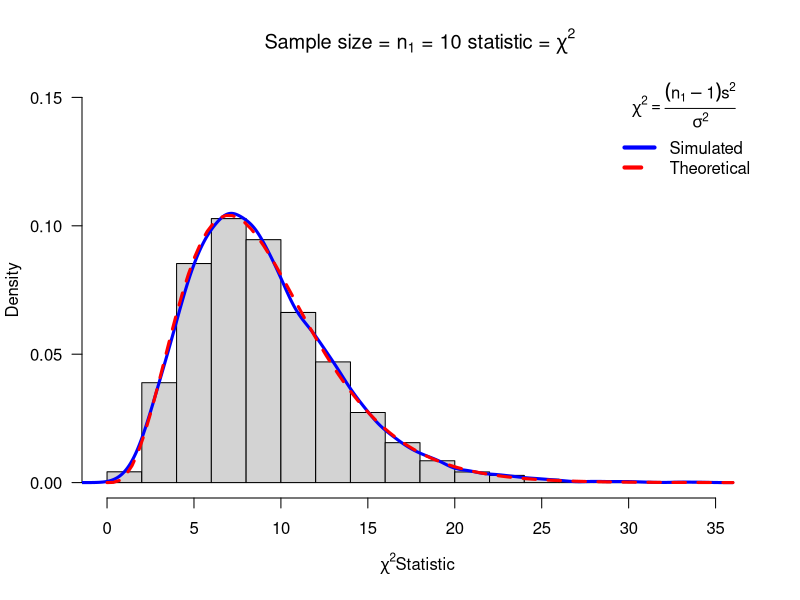
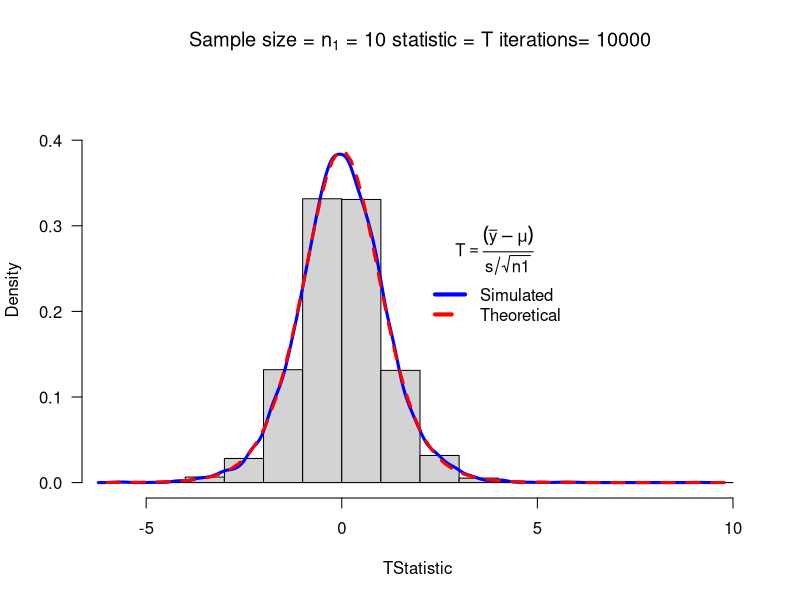
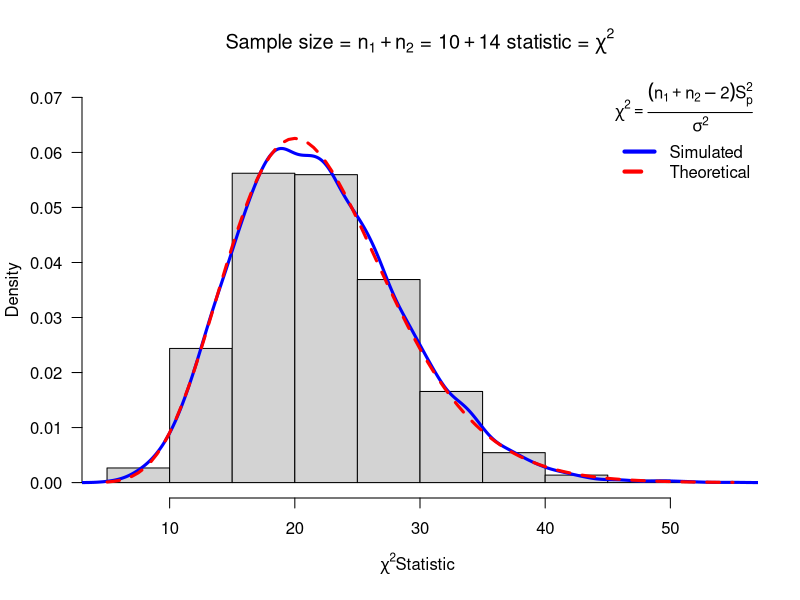
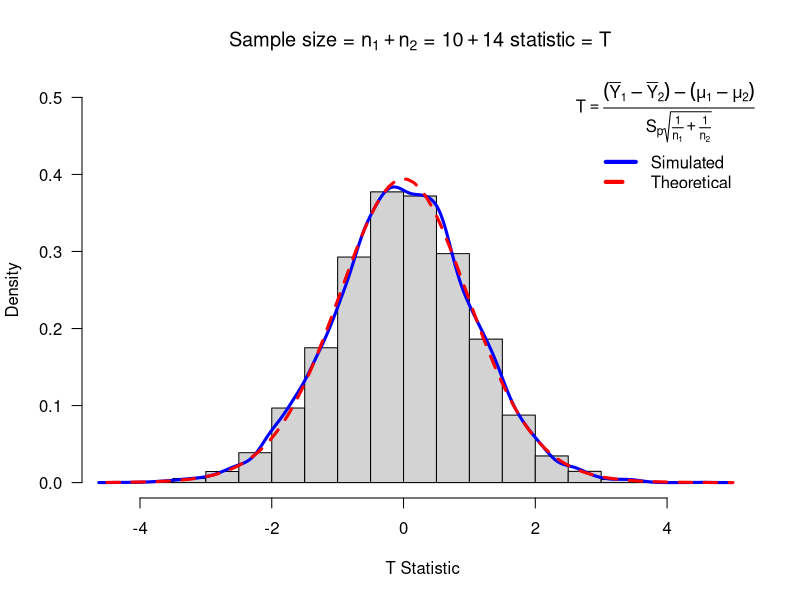
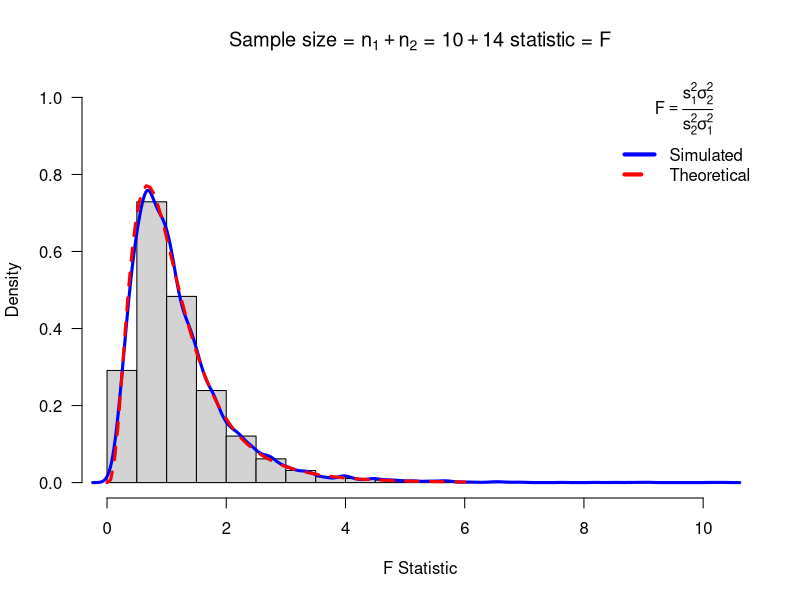

The R script that drew these images, in order:
#This is a model R function that you can alter for other statistics
# Copy this function twice and alter the two copies to make sampling distributions from the T distribution
mychisim<-function(n1=10,sigma1=3,mean1=5,iter=1000,ymax=0.1,...){    # adjust ymax to make graph fit
  y1=rnorm(n1*iter,mean=mean1,sd=sigma1)# generate iter samples of size n1

  data1.mat=matrix(y1,nrow=n1,ncol=iter,byrow=TRUE) # Each column is a sample size n1

  ssq1=apply(data1.mat,2,var) # ssq1 is s squared

  w=(n1-1)*ssq1/sigma1^2      #chi-sq stat

  hist(w,freq=FALSE, ylim=c(0,ymax), # Histogram with annotation
  main=substitute(paste("Sample size = ",n[1]," = ",n1," statistic = ",chi^2)),
  xlab=expression(paste(chi^2, "Statistic",sep=" ")), las=1)
  lines(density(w),col="Blue",lwd=3) # add a density plot
  curve(dchisq(x,n1-1),add=TRUE,col="Red",lty=2,lwd=3) # add a theoretical curve
  title=expression(chi^2==frac((n[1]-1)*s^2,sigma^2)) #mathematical annotation -see ?plotmath
  legend("topright",c("Simulated","Theoretical"),col=c("Blue","Red"),lwd=4,lty=1:2,bty="n",title=title) # Legend #
  return(list(w=w,summary=summary(w),sd=sd(w),fun="Chi-sq")) # some output to use if needed
}
chisq=mychisim(iter=10000,ymax=0.15)

#This is a model R function that you can alter for other statistics
# Copy this function twice and alter the two copies to make sampling distributions from the T distribution
myTsim<-function(n1=10,sigma1=4,mean1=10,iter=1000,ymax=0.1,x=2,y=0.3,...){    # adjust ymax to make graph fit
  y1=rnorm(n1*iter,mean=mean1,sd=sigma1)# generate iter samples of size n1

  data1.mat=matrix(y1,nrow=n1,ncol=iter,byrow=TRUE) # Each column is a sample size n1

  sd1=apply(data1.mat,2,sd) # sd
  ybar=apply(data1.mat,2,mean)  # mean

  w=(ybar-mean1)/(sd1/sqrt(n1))      #T stat

  hist(w,freq=FALSE, ylim=c(0,ymax), # Histogram with annotation
       main=substitute(paste("Sample size = ",n[1]," = ",n1," statistic = ",T," iterations= ",iter)),
       xlab=expression(paste(T, "Statistic",sep=" ")), las=1)
  lines(density(w),col="Blue",lwd=3) # add a density plot
  curve(dt(x,n1-1),add=TRUE,col="Red",lty=2,lwd=3) # add a theoretical curve
  title=expression(T==frac((bar(y)-mu),s/sqrt(n1))) #mathematical annotation -see ?plotmath
  legend(x,y,c("Simulated","Theoretical"),col=c("Blue","Red"),lwd=4,lty=1:2,bty="n",title=title) # Legend #
  invisible(list(w=w,summary=summary(w),sd=sd(w),fun="T")) # some output to use if needed
}
myTsim(iter=10000,ymax=0.45)


#### Two pop sampling
mychisim2<-function(n1=10,n2=14,sigma1=3,sigma2=3,mean1=5,mean2=10,iter=1000,ymax=0.07,...){    # adjust ymax to make graph fit
  y1=rnorm(n1*iter,mean=mean1,sd=sigma1)# generate iter samples of size n1
  y2=rnorm(n2*iter,mean=mean2,sd=sigma2)
  data1.mat=matrix(y1,nrow=n1,ncol=iter,byrow=TRUE) # Each column is a sample size n1
  data2.mat=matrix(y2,nrow=n2,ncol=iter,byrow=TRUE)
  ssq1=apply(data1.mat,2,var) # ssq1 is s squared
  ssq2=apply(data2.mat,2,var)
  spsq=((n1-1)*ssq1 + (n2-1)*ssq2)/(n1+n2-2) # pooled s squared
  w=(n1+n2-2)*spsq/(sigma1^2)#sigma1=sigma2,  Chi square stat
  hist(w,freq=FALSE, ylim=c(0,ymax), # Histogram with annotation
  main=substitute(paste("Sample size = ",n[1]+n[2]," = ",n1+n2," statistic = ",chi^2)),
  xlab=expression(paste(chi^2, "Statistic",sep=" ")), las=1)
  lines(density(w),col="Blue",lwd=3) # add a density plot
  curve(dchisq(x,n1+n2-2),add=TRUE,col="Red",lty=2,lwd=3) # add a theoretical curve
  title=expression(chi^2==frac((n[1]+n[2]-2)*S[p]^2,sigma^2)) #mathematical annotation -see ?plotmath
  legend("topright",c("Simulated","Theoretical"),col=c("Blue","Red"),lwd=4,lty=1:2,bty="n",title=title) # Legend #
  return(list(w=w,summary=summary(w),sd=sd(w),fun="Chi-sq")) # some output to use if needed
}
windows()
mychisim2(iter=10000)

myTsim2<-function(n1=10,n2=14,sigma1=3,sigma2=3,mean1=5,mean2=10,iter=1000,ymax=0.5,...){
  y1=rnorm(n1*iter,mean=mean1,sd=sigma1)# generate iter samples of size n1
  y2=rnorm(n2*iter,mean=mean2,sd=sigma2)
  data1.mat=matrix(y1,nrow=n1,ncol=iter,byrow=TRUE) # Each column is a sample size n1
  data2.mat=matrix(y2,nrow=n2,ncol=iter,byrow=TRUE)
  ssq1=apply(data1.mat,2,var) # ssq1 is s squared
  ybar1= apply(data1.mat,2,mean)
  ssq2=apply(data2.mat,2,var)
  ybar2=apply(data2.mat,2,mean)
  spsq=((n1-1)*ssq1 + (n2-1)*ssq2)/(n1+n2-2) # pooled s squared
  w=((ybar1-ybar2)-(mean1-mean2))/sqrt(spsq*(1/n1+1/n2))#sigma1=sigma2,  Chi square stat
  hist(w,freq=FALSE, ylim=c(0,ymax), # Histogram with annotation
  main=substitute(paste("Sample size = ",n[1]+n[2]," = ",n1+n2," statistic = ",T)),
  xlab=paste(" T Statistic",sep=""), las=1)
  lines(density(w),col="Blue",lwd=3) # add a density plot
  curve(dt(x,n1+n2-2),add=TRUE,col="Red",lty=2,lwd=3) # add a theoretical curve
  title=expression(T==frac((bar(Y)[1]-bar(Y)[2])-(mu[1]-mu[2]),S[p]*sqrt(frac(1,n[1])+frac(1,n[2])))) #mathematical annotation -see ?plotmath
  legend("topright",c("Simulated","Theoretical"),col=c("Blue","Red"),lwd=4,lty=1:2,bty="n",title=title)# Legend #
return(list(w=w,summary=summary(w),sdw=sd(w),fun="T")) # some output to use if needed
}
myTsim2(iter=10000)


myFsim2<-function(n1=10,n2=14,sigma1=3,sigma2=2,mean1=5,mean2=10,iter=1000,ymax=1.0,...){
  y1=rnorm(n1*iter,mean=mean1,sd=sigma1)# generate iter samples of size n1
  y2=rnorm(n2*iter,mean=mean2,sd=sigma2)
  data1.mat=matrix(y1,nrow=n1,ncol=iter,byrow=TRUE) # Each column is a sample size n1
  data2.mat=matrix(y2,nrow=n2,ncol=iter,byrow=TRUE)
  ssq1=apply(data1.mat,2,var) # ssq1 is s squared
  ssq2=apply(data2.mat,2,var)
  #spsq=((n1-1)*ssq1 + (n2-1)*ssq2)/(n1+n2-2) # pooled s squared
  w=ssq1*sigma2^2/(ssq2*sigma1^2) #
  hist(w,freq=FALSE, ylim=c(0,ymax), # Histogram with annotation
  main=substitute(paste("Sample size = ",n[1]+n[2]," = ",n1+n2," statistic = ",F)),
  xlab=paste("F Statistic",sep=""), las=1)
  lines(density(w),col="Blue",lwd=3) # add a density plot
  curve(df(x,n1-1,n2-1),xlim=c(0,6),add=TRUE,col="Red",lty=2,lwd=3) # add a theoretical curve
  title=expression(F==frac(s[1]^2,s[2]^2)*frac(sigma[2]^2,sigma[1]^2)) #mathematical annotation -see ?plotmath
  legend("topright",c("Simulated","Theoretical"),col=c("Blue","Red"),lwd=4,lty=1:2,bty="n",title=title)# Legend #
  return(list(w=w,summary=summary(w),sd=sd(w),fun="F")) # some output to use if needed
}
myFsim2(iter=10000)
